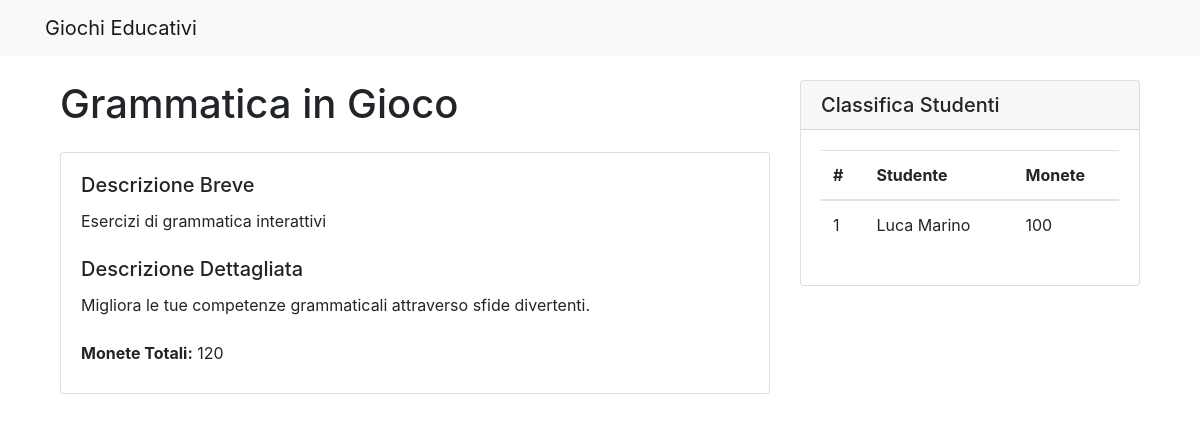
Page /gioco/3 on the committed database.
### tables this page shows
CREATE TABLE Videogioco (
    id INTEGER PRIMARY KEY AUTOINCREMENT,
    titolo VARCHAR(100) NOT NULL,
    descrizione_breve VARCHAR(160) NOT NULL CHECK (LENGTH(descrizione_breve) <= 160),
    descrizione_estesa TEXT NOT NULL,
    monete_totali INTEGER NOT NULL CHECK (monete_totali > 0),
    immagine1 VARCHAR(255) NOT NULL,
    immagine2 VARCHAR(255),
    immagine3 VARCHAR(255),
    argomento_id INTEGER NOT NULL,
    FOREIGN KEY (argomento_id) REFERENCES Argomento(id)
);

CREATE TABLE ProgressoStudente (
    studente_id INTEGER,
    videogioco_id INTEGER,
    monete_raccolte INTEGER NOT NULL DEFAULT 0 CHECK (monete_raccolte >= 0),
    PRIMARY KEY (studente_id, videogioco_id),
    FOREIGN KEY (studente_id) REFERENCES Studente(id),
    FOREIGN KEY (videogioco_id) REFERENCES Videogioco(id)
);

CREATE TABLE Studente (
    id INTEGER PRIMARY KEY AUTOINCREMENT,
    nome VARCHAR(50) NOT NULL,
    cognome VARCHAR(50) NOT NULL,
    email VARCHAR(100) NOT NULL UNIQUE,
    password VARCHAR(255) NOT NULL
);

### app.py (the view)
@app.route("/gioco/<int:id>")
def dettaglio_gioco(id):
    db = get_db()
    gioco = db.execute(QUERIES.get("Get game details"), [id]).fetchone()
    classifica = db.execute(QUERIES.get("Get game leaderboard"), [id]).fetchall()
    return render_template("gioco.html", gioco=gioco, classifica=classifica)

### app.py (called while the page is built)
def get_db():
    if "db" not in g:
        g.db = sqlite3.connect(
            os.path.join(os.path.dirname(__file__), DATABASE),
            detect_types=sqlite3.PARSE_DECLTYPES,
        )
        g.db.row_factory = sqlite3.Row
    return g.db

### queries/queries.py (called while the page is built)
    def get(self, name):
        return self.queries.get(name)

### templates/gioco.html
{% extends "base.html" %}
{% block content %}
<div class="container">
    <div class="row">
        <div class="col-md-8">
            <h1 class="mb-4">{{ gioco.titolo }}</h1>
            <div class="card mb-4">
                <div class="card-body">
                    <h5 class="card-title">Descrizione Breve</h5>
                    <p class="card-text">{{ gioco.descrizione_breve }}</p>
                    <h5 class="card-title mt-4">Descrizione Dettagliata</h5>
                    <p class="card-text">{{ gioco.descrizione_estesa }}</p>
                    <div class="mt-4">
                        <p class="mb-2"><strong>Monete Totali:</strong> {{ gioco.monete_totali }}</p>
                    </div>
                </div>
            </div>
        </div>
        <div class="col-md-4">
            <div class="card">
                <div class="card-header">
                    <h5 class="mb-0">Classifica Studenti</h5>
                </div>
                <div class="card-body">
                    {% if classifica %}
                    <div class="table-responsive">
                        <table class="table table-hover">
                            <thead>
                                <tr>
                                    <th>#</th>
                                    <th>Studente</th>
                                    <th>Monete</th>
                                </tr>
                            </thead>
                            <tbody>
                                {% for pos, studente in enumerate(classifica, 1) %}
                                <tr>
                                    <td>{{ pos }}</td>
                                    <td>{{ studente.nome }} {{ studente.cognome }}</td>
                                    <td>{{ studente.monete_raccolte }}</td>
                                </tr>
                                {% endfor %}
                            </tbody>
                        </table>
                    </div>
                    {% else %}
                    <p class="text-muted">Nessun risultato disponibile</p>
                    {% endif %}
                </div>
            </div>
        </div>
    </div>
</div>
{% endblock %}

### rows in the picture
Videogioco: titolo "Grammatica in Gioco", descrizione_breve "Esercizi di grammatica interattivi", descrizione_estesa "Migliora le tue competenze grammaticali attraverso sfide divertenti.", monete_totali "120"
ProgressoStudente: pos "1", nome "Luca", cognome "Marino", monete_raccolte "100"
